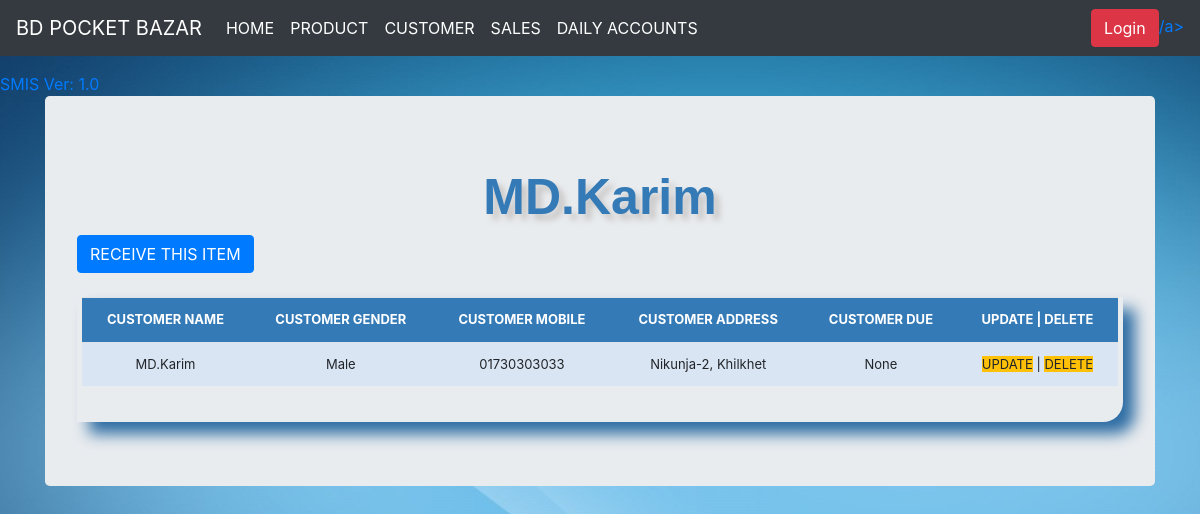
The app's page /customer_detail/2/ with its own data.
### stockmgmt/models.py (models this page shows, shortened)
class Customer(models.Model):
    Customer_Name = models.CharField(max_length=50, blank=True, null=True)
    Customer_Gender = models.CharField(
        max_length=50, blank=True, null=True, choices=gender_choice)
    Customer_Mobile = models.CharField(max_length=40, blank=True, null=True)
    Customer_Address = models.CharField(max_length=30, blank=True, null=True)
    Customer_Email = models.EmailField(max_length=20, blank=True, null=True)
    Customer_Due = models.IntegerField(blank=True, null=True)
    Receipt_Type = models.CharField(max_length=20, blank=True, null=True)

### stockmgmt/views.py (the view)
# urls.py: path('customer_detail/<str:pk>/', views.customer_detail, name="customer_detail"),
def customer_detail(request, pk):
    queryset = Customer.objects.get(id=pk)
    context = {
        "title": queryset.Customer_Name,
        "queryset": queryset,
    }
    return render(request, "customer_details.html", context)

### stockmgmt/templates/customer_details.html (shortened to what this page needs)
{% load static %}
{% load crispy_forms_tags %}
<!DOCTYPE html>
<html lang="en">
  <head>
    <link href="{% static 'css/stylesheet.css' %}" rel="stylesheet">
    <link href="{% static 'css/bootstrap.min.css' %}" rel="stylesheet">
    <link href="{% static 'css/navbar-top-fixed.css' %}" rel="stylesheet">
  </head>
  <body>
    {% include 'navbar.html' %}
  <main role="main" class="container">
     <div class="jumbotron">
      <div class="header"> {{title}} </div>
      <a href="{% url 'receive_items' queryset.id %}"><div class='btn btn-primary'>RECEIVE THIS ITEM</div></a>
                <br><br>
                <div class="display_table">
                  <table class='table'>
                          <tr>
                            <th>CUSTOMER NAME</th>
                            <th>CUSTOMER GENDER</th>
                            <th>CUSTOMER MOBILE</th>
                            <th>CUSTOMER ADDRESS </th>
                            <th>CUSTOMER DUE</th>
                            <th>UPDATE | DELETE</th>
                          </tr>
                          <tr>
                            <td>{{queryset.Customer_Name}}</td>
                            <td>{{queryset.Customer_Gender}}</td>
                            <td>{{queryset.Customer_Mobile}}</td>
                            <td>{{queryset.Customer_Address}}</td>
                            <td>{{queryset.Customer_Due}}</td>
                            <td><a href="{% url 'update_customer' queryset.id %}" class="btn-warning">UPDATE</a> |
                                <a href="{% url 'delete_customer' queryset.id %}" class="btn-warning">DELETE</a>
                            </td>
                          </tr>
                  </table>
                </div>
         </div>
        </main>
      </body>
</html>

### stockmgmt/static/css/stylesheet.css (style rules this page uses)
body { background-color: #34eb6b; background-image: url("../img/bg.jpg"); }
.table { font-size: 13px; text-align: center; width: 95%; margin: auto; }
.table tr:nth-child(odd) { background: #B8CAE4 }
.table tr:nth-child(even) { background: #dae5f4 }
th { background-color: #337ab7; color: white; }
.display_table { border-bottom-right-radius: 20px; padding-left: 5px; padding-right: 5px; padding-bottom: 20px; box-shadow: 12px 12px 15px #2e6da4; }
.header { font-family: helvetica; color: #337ab7; font-size: 50px; text-align: center; width: 100%; text-shadow: 6px 6px 6px #c9c6c6; display: block; font-weight: bolder; }

### stockmgmt/static/css/navbar-top-fixed.css (style rules this page uses)
body { min-height: 75rem; padding-top: 4.5rem; }

### records on screen
Customer: Customer_Name "MD.Karim", Customer_Gender "Male", Customer_Mobile "01730303033", Customer_Address "Nikunja-2, Khilkhet", Customer_Due "None"
